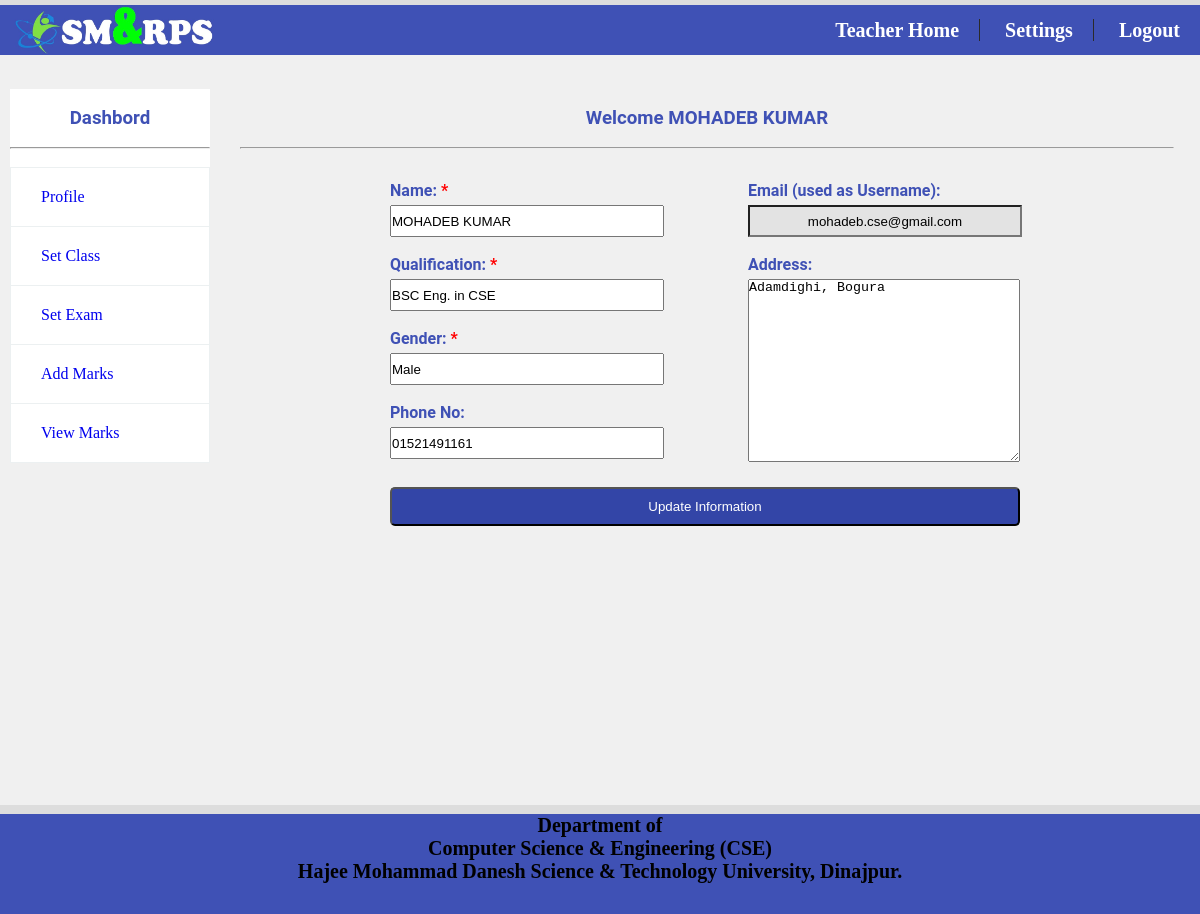
The page /edit_profile.php (signed in) on the database its author committed.
### tables this page shows
CREATE TABLE `teacher` (
  `TID` varchar(10) NOT NULL,
  `TNAME` varchar(50) DEFAULT NULL,
  `TPASSWORD` varchar(50) DEFAULT NULL,
  `QUALIFICATION` varchar(100) DEFAULT NULL,
  `GENDER` varchar(20) DEFAULT NULL,
  `SALARY` double(8,2) DEFAULT 0.00,
  `EMAIL` varchar(50) DEFAULT NULL,
  `PHONE` varchar(30) DEFAULT NULL,
  `ADDRESS` text DEFAULT NULL,
  `IMG` varchar(200) DEFAULT NULL
);

### edit_profile.php (the view, shortened to what this page needs)
<?php
	include("dbconnection.php");
?>
<!DOCTYPE html>
<html>
	<head>
		<link rel="stylesheet" href="css/style.css">
	</head>
	<body class="back">
		<?php include("topbar.php");?>
			<div id="section">
				<?php
					include("sidebar.php");
				?><br>
				<div class="content">
					<h3 class="text">Welcome <?php echo $_SESSION['TNAME']; ?></h3><br><hr><br>
					<div class="content1">
		<div style="margin-left: 150px;" class="fixing_warning_mgs">
		<?php
									$tname="";
									$qualification="";
									$gender="";
									$phone="";
									$email="";
									$address="";
								$sql="SELECT TNAME,QUALIFICATION,GENDER,PHONE,EMAIL,ADDRESS FROM teacher WHERE TID='{$_SESSION["TID"]}'";
								$res=$con->query($sql);
								if($res->num_rows>0)
								{
									$rows=$res->fetch_assoc();
									$tname=$rows["TNAME"];
									$qualification=$rows["QUALIFICATION"];
									$gender=$rows["GENDER"];
									$phone=$rows["PHONE"];
									$email=$rows["EMAIL"];
									$address=$rows["ADDRESS"];
								}
		?>
			<form method="POST" enctype="multipart/form-data" action="<?php echo $_SERVER["PHP_SELF"];?>">
				<div class="adstdl">
					<label class="required">Name:</label><br>
					<input type="text" value="<?php echo $tname; ?>" class="input3" name="tname" required><br><br>
					<label class="required"> Qualification:</label><br>
					<input type="text" value="<?php echo $qualification; ?>" class="input3" name="qualification" required><br><br>
					<label class="required"> Gender:</label><br>
					<input type="text" value="<?php echo $gender; ?>" class="input3" name="gender" required><br><br>
					<label> Phone No:</label><br>
					<input type="text" value="<?php echo $phone; ?>" class="input3" name="phone"><br><br>
				</div>
				<div class="adstdr">
					<label>  Email (used as Username):</label><br>
					<input style="background: #dcdcdca8; text-align:center;" type="email" value="<?php echo $email; ?>" class="input3" readonly><br><br>
					<label>  Address:</label><br>
					<textarea rows="5" style="height:181px;"  class='address_in' name="address"><?php echo $address; ?></textarea><br>
				</div>
					<button type="submit" class="add_student_btn" name="submit">Update Information</button>
				</form>
					</div>
					</div>
				</div>
			</div>
		<?php include"footer2.php";?>
	</body>
</html>

### css/style.css (style rules this page uses)
.required:after { content:" *"; color: red; }
* { padding:0px; margin:0px; }
html { background:#dddddd; }
.back { background:#f5f5f5cf; height:800px; width:1200px; margin:0 auto; margin-top:5px; margin-bottom:5px; font-family:Century; }
h1,h2,h3,h4,h5,h6,label { font-family:Roboto; color:#3f51b5; }
label { font-weight:bold; }
.input3 { width: 270px; height: 28px; margin-top: 5px; }
.fixing_warning_mgs { width: 634px; margin-left: -168px; float: left; }
.adstdl { width: 634px; float: left; }
.adstdr { width: 195px; float: left; margin-left: -276px }
.address_in { width: 270px; height: 54px; margin-top: 5px; }
.add_student_btn { width: 630px; border-radius: 5px; padding: 10px; background: #3345a7; color: white; margin-top: 10px; }
.content1 { margin-top: 14px; height: auto; }
#section { height:auto; width:1164px; margin-left:10px; }
.content { margin-top:30px; height:auto; width:934px; float:left; }
.text { text-align:center; }

### rows shown on the page
teacher: tname "MOHADEB KUMAR", qualification "BSC Eng. in CSE", gender "Male", phone "01521491161", EMAIL "mohadeb.cse@gmail.com", address "Adamdighi, Bogura"

### other values the page prints
$_SESSION['TNAME'] "MOHADEB KUMAR"
